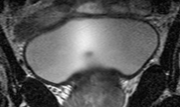
%> input picture LBF（Li）/RSF_v0.1/mri_nonuniform.bmp, 180 x 107 px
$ octave Demo_mri_nonuniform.m   (GNU Octave 9; MATLAB toolbox functions it lacks are replaced by stand-ins)
%> lines starting %> are read from the running program, lines starting %| are printed output that depends on the picture
% This code demomstrates an improved algorithm based on the local binary fitting (LBF) model
% in Chunming Li et al's paper:
%    "Minimization of Region-Scalable Fitting Energy for Image Segmentation",
%     IEEE Trans. Image Processing, vol. 17 (10), pp.1940-1949, 2008.
%
% Author: Chunming Li, all rights reserved
% E-mail: li_chunming@hotmail.com
% URL:  http://www.engr.uconn.edu/~cmli/
%
%  Notes:
%    1. Some parameters are set to default values for the demos in this package. They may need to be
%       modified for different types of images.
%    2. The current version does not work for images with multiple junctions, due to its two-phase
%       formulation (i.e. using only one level set function). For example, an image has 3 objects/regions,
%       and each object/region is directly contiguous to all the other two objects/regions. This code will be
%       extended to a multiphase formulation in a new version.
%    3. The image intensities may need to be rescaled to the range of [0, 255], if the intensities are much lower
%       or much higher than 255. Alternatively, you can change the parameters lambda1 and lambda2, and nu (the
%       coefficient of lenght term) accordingly.


close all;
clear all;
iterNum = 400;   % the number of iterations depend on the location of the initial contour.
                 %

Img=imread('mri_nonuniform.bmp');
%> Img is the input picture: size 107x180 uint8; min 2, max 249, mean 85.9
Img=double(Img(:,:,1));
%> Img: size 107x180 double


lambda1 = 2.0;
lambda2 = 1.0;
nu = 0.001*255*255;

figure;imagesc(Img, [0, 255]);colormap(gray);hold on; axis off;
text(6,6,'Left click to get points, right click to get end point','FontSize',[12],'Color', 'r');
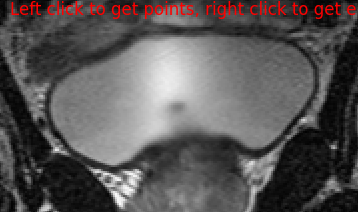
%> figure redrawn from the program's plot data; shown 2 times larger
BW=zeros(size(Img));
c0=2;
initialLSF=c0*2*(0.5-BW);
u=initialLSF;
hold on;
[c,h] = contour(u,[0 0],'r');
%> c = []; h = -41.35

pause(0.1);
timestep = 0.1;
mu = 1;

epsilon = 1.0;
sigma=2.0;    % scale parameter in Gaussian kernel
K=fspecial('gaussian',round(2*sigma)*2+1,sigma); % Gaussian kernel
Img;
KI=conv2(Img,K,'same');
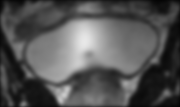
%> KI: size 107x180 double; min 4.09, max 232.1, mean 84.8
KONE=conv2(ones(size(Img)),K,'same');
% start level set evolution
time = cputime;
for n=1:iterNum
    method='ChunmingLi2005'; % this parameter specifies the method published in CVPR07 (developed in 2006).
    DiracFunction='global'; % this parameter specifies the Dirac function that is defined by the
                            % equation (12) in the CVPR07 paper. Do NOT change this parameter for this version.
    Iter=1;
    % LSE: level set evolution.
%> (the run ends here)

$ run again, with LBF（Li）/RSF_v0.1/noisyNonUniform.bmp copied over LBF（Li）/RSF_v0.1/mri_nonuniform.bmp
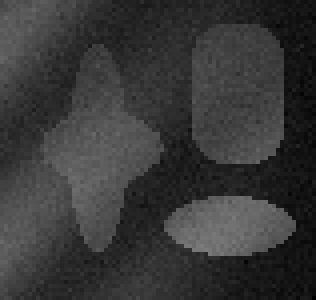
%> input picture LBF（Li）/RSF_v0.1/noisyNonUniform.bmp, 79 x 75 px (shown 4 times larger)
%> Img is the input picture: size 75x79 uint8; min 0, max 123, mean 55.6
%> Img: size 75x79 double
%> `text(6,6,'Left click to get points, right click to get end point','Fon..`:
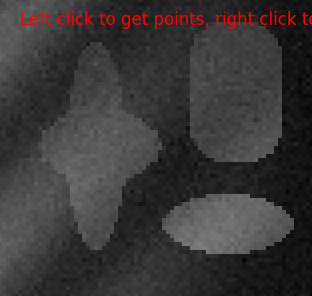
%> figure redrawn from the program's plot data; shown 4 times larger
%> `KI=conv2(Img,K,'same');`:
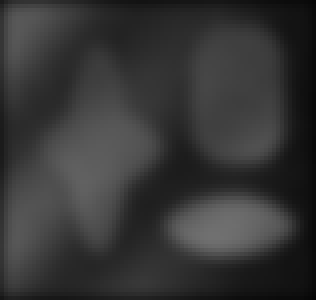
%> KI: size 75x79 double (shown 4 times larger); min 5.91, max 113, mean 53.9
